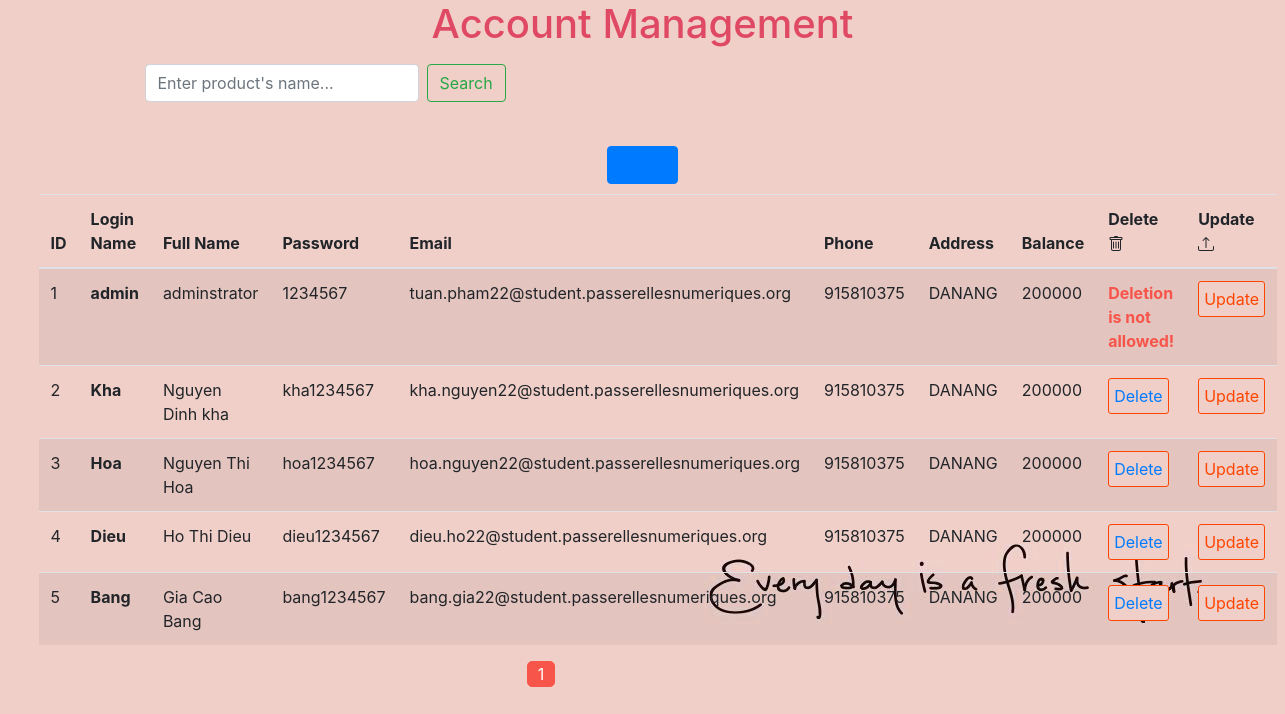
Page /src/Views/Admin/user_manage_view.php on the committed database.
### tables this page shows
create table USERS (
	id_user int primary key auto_increment,
    user_name varchar (20),
    full_name varchar (40),
    passwords varchar(20),
    email varchar (200),
    phone int ,
    address varchar (50),
    balance double
    );

### src/Models/connect.php (called while the page is built, shortened)
<?php
class ConnectDataBase{
    public  $server='localhost';
    public  $user='root';
    public  $pass = '';
    public  $dbname='php_project';
    public function query($sql)
    {
        $this->connect= mysqli_connect($this->server, $this->user, $this->pass, $this->dbname);
        $ketqua =  mysqli_query($this->connect, $sql);
        return $ketqua;
    }}
?>

### src/Views/Admin/user_manage_view.php (the view, shortened to what this page needs)
<!DOCTYPE html>
<html lang="en">
<?php
  require_once '../../Models/connect.php';
?>
<head>
    <link rel="stylesheet" href="css/user-product-manage.css">
    <link rel="stylesheet" href="https://maxcdn.bootstrapcdn.com/bootstrap/4.5.2/css/bootstrap.min.css">
    <link rel="stylesheet" href="https://maxcdn.bootstrapcdn.com/bootstrap/4.0.0/css/bootstrap.min.css">
    <link href="//netdna.bootstrapcdn.com/font-awesome/3.2.1/css/font-awesome.css" rel="stylesheet">
    <link rel="stylesheet" href="https://cdnjs.cloudflare.com/ajax/libs/font-awesome/4.7.0/css/font-awesome.min.css">
<body style="background-image: url('image/b-g.jpg'); background-repeat: no-repeat;">
    <div class="header">
        <h1 style="text-align: center; color: rgb(224, 73, 99); text-align: center;">Account Management </h1>
    </div>
    <div class="form-search">
        <nav class="navbar navbar-light ">
            <form class="form-inline" method="POST">
                <input class="form-control mr-sm-2" type="text" placeholder="Enter product's name..." aria-label="Search" name="search">
                <button class="btn btn-outline-success my-2 my-sm-0" type="submit" name="btn_search">Search</button>
            </form>
        </nav>
    </div>
    <div class="list-manage">
    <button class="btn btn-primary" > <a href="admin.php">Home</a></button>
    </div>
    <div class="content">
        <table class="table table-striped show_user">
            <thead>
                <tr>
                    <th>ID</th>
                    <th>Login Name</th>
                    <th>Full Name</th>
                    <th>Password</th>
                    <th>Email</th>
                    <th>Phone</th>
                    <th>Address</th>
                    <th>Balance</th>
                    <th>Delete </th>
                    <th>Update </th>
                </tr>
            </thead>
            <tbody>
                <?php
                $query = "select count(id_user) as total from USERS";
                $result =  $GLOBALS['connect']->query($query);
                $row = mysqli_fetch_assoc($result);
                $total_records = $row['total'];
                $current_page = isset($_GET['page']) ? $_GET['page'] : 1;
                $limit = 10;
                $total_page = ceil($total_records / $limit);
                $start = ($current_page - 1) * $limit;
                $result = $GLOBALS['connect']->query("SELECT * FROM USERS LIMIT $start, $limit");
                while ($users = mysqli_fetch_array($result)) {
                ?>
                    <tr>
                        <td><?php $id_user = $users['id_user'];
                            echo $users['id_user'] ?></td>
                        <td><strong><?php echo $users['user_name'] ?></strong></td>
                        <td><?php
                           echo $users['full_name']
                          ?></td>
                        <td><?php echo $users['passwords']  ?></td>
                        <td><?php echo $users['email']  ?></td>
                        <td><?php echo $users['phone']  ?></td>
                        <td><?php echo $users['address']  ?></td>
                        <td><?php echo $users['balance']  ?></td>
                        <td><?php
                            if($users['id_user']==1){
                                echo "<strong style='color: #f7544a;'>Deletion is not allowed!</strong>";
                            }else{
                           ?><div class="form_group">
                                    <button name="btn_delete" class="btn_delete" id="delete_user"
                                    data-toggle="modal" data-target="#deleteUser">
                                    <?php
                             echo '<a  href="user_manage_view.php?id_user=' . $id_user . '">Delete</a>  ';
                                    ?>
                                </div>
                          <?php  }
                    ?></td>
                        <td>
                            <div class="form_group">
                                <button name="btn_update" class="btn_update"> Update</button>
                            </div>
                        </td>
                    </tr>
                <?php
                }
                ?>
            </tbody>
        </table>
        <div class="pagination">
            <?php
            for ($i = 1; $i <= $total_page; $i++) {
                if ($i == $current_page) {
                    echo '<span class="current-page" >' . $i . '</span> ';
                } else {
                    echo '<a class="click-page"  href="user_manage_view.php?page=' . $i . '">' . $i . '</a>  ';
                }
            }
            ?>
        </div>
    </div>
</body>
</html>

### src/Views/Admin/css/user-product-manage.css (style rules this page uses)
a { direction: none; color: white; text-decoration: none; }
.form-search { margin: 0 10% 2% 10%; }
.content { margin-left: 3%; margin-right: 3%; }
.btn_update, .btn_detail { border: orangered solid 1px; background-color: #f0cfc8; color: orangered; border-radius: 3px; padding: 5px; }
.btn_delete { border: orangered solid 1px; background-color: #f0cfc8; color: orangered; border-radius: 3px; padding: 5px; }
.pagination { align-content: center; align-items: center; text-align: center; align-content: center; padding: 0px 10px 0px 10px; text-decoration: none; margin: 0 40% 5% 40%; }
.pagination .current-page { align-content: center; border: 1px solid #f7544a; text-decoration: none; padding: 0px 10px 0px 10px; border-radius: 5px; color: white; background-color: #f7544a; margin-left: 5px; }
.list-manage { padding: 10px; display: flex; justify-content: space-around; }

### rows in the picture
users: id_user "1", user_name "admin", full_name "adminstrator", passwords "1234567", email "tuan.pham22@student.passerellesnumeriques.org", phone "915810375", address "DANANG", balance "200000", shows "Deletion is not allowed!"
users: id_user "2", user_name "Kha", full_name "Nguyen Dinh kha", passwords "kha1234567", email "kha.nguyen22@student.passerellesnumeriques.org", phone "915810375", address "DANANG", balance "200000"
users: id_user "3", user_name "Hoa", full_name "Nguyen Thi Hoa", passwords "hoa1234567", email "hoa.nguyen22@student.passerellesnumeriques.org", phone "915810375", address "DANANG", balance "200000"
users: id_user "4", user_name "Dieu", full_name "Ho Thi Dieu", passwords "dieu1234567", email "dieu.ho22@student.passerellesnumeriques.org", phone "915810375", address "DANANG", balance "200000"
users: id_user "5", user_name "Bang", full_name "Gia Cao Bang", passwords "bang1234567", email "bang.gia22@student.passerellesnumeriques.org", phone "915810375", address "DANANG", balance "200000"
